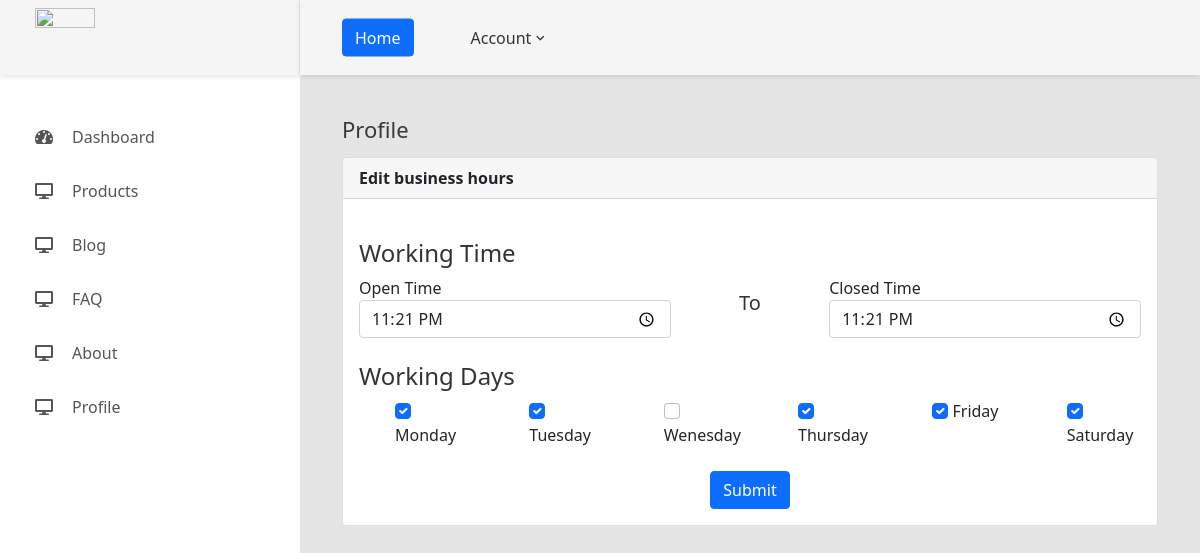
/admin/pro-business-hours.php (signed in), run on the app's committed database.
### tables this page shows
CREATE TABLE `pro_business_hours` (
  `id` int(50) NOT NULL,
  `adminuser_id` int(50) NOT NULL,
  `open_time` varchar(200) NOT NULL,
  `closed_time` varchar(200) NOT NULL,
  `monday` varchar(200) NOT NULL,
  `tuesday` varchar(200) NOT NULL,
  `wenesday` varchar(200) NOT NULL,
  `thursday` varchar(200) NOT NULL,
  `friday` varchar(200) NOT NULL,
  `saturday` varchar(200) NOT NULL,
  `hours_status` varchar(200) NOT NULL
);

### admin/pro-business-hours.php (the view, shortened to what this page needs)
<?php
include 'header.php';
$admin_user=$_SESSION['login_user'];
$row=mysqli_fetch_assoc(mysqli_query($db, "select * from useradmin where profile_id='$admin_user'"));
$userid=$row['id'];
 ?>
<div class="main-content">
    <div class="section__content section__content--p30">
        <div class="container-fluid">
        <h3 class="title-5 m-b-35">Profile</h3>
        <?php
        $bused=mysqli_fetch_assoc(mysqli_query($db, "select * from pro_business_hours where adminuser_id='$userid'"));
        if(isset($bused['adminuser_id'])){
        ?>
        <div class="">
                    <div class="card">
                        <div class="card-header">
                            <strong>Edit business hours</strong>
                        </div>
                        <div class="card-body card-block">
                            <form action="update-form-query.php?update_id=<?php echo $bused['id'] ?>" method="post" enctype="multipart/form-data" class="form-horizontal">
                                <div class="row form-group pt-4">
                                <h4>Working Time</h4>
                                    <div class="col-12 col-md-5">
                                    <label for="text-input" class=" form-control-label">Open Time</label>
                                        <input type="time" id="text-input" value="<?php echo $bused['open_time'] ?>" name="open_time" placeholder="Open Time" class="form-control" required>
                                    </div>
                                    <div class="col-12 col-md-2 m-auto">
                                    <h5 class="text-center">To</h5>
                                    </div>
                                    <div class="col-12 col-md-5">
                                    <label for="text-input" class=" form-control-label">Closed Time</label>
                                        <input type="time" id="text-input" value="<?php echo $bused['closed_time'] ?>" name="closed_time" placeholder="Closed Time" class="form-control" required>
                                    </div>
                                </div>
                                <div class="row form-group pt-4">
                                   <h4>Working Days</h4>
                                    <div class="col-6 col-md-2 ps-5">
                                    <input class="form-check-input" type="checkbox"name="monday" id="inlineCheckbox1" value="Monday" <?php if ($bused['monday'] == 'Monday') { echo "checked='checked'"; } ?> >
                                    <label class="form-check-label" for="inlineCheckbox1">Monday</label>
                                    </div>
                                    <div class="col-6 col-md-2 ps-5">
                                    <input class="form-check-input" type="checkbox" name="tuesday" id="inlineCheckbox1" value="Tuesday" <?php if ($bused['tuesday'] == 'Tuesday') { echo "checked='checked'"; } ?> >
                                    <label class="form-check-label" for="inlineCheckbox1">Tuesday</label>
                                    </div>
                                    <div class="col-6 col-md-2 ps-5">
                                    <input class="form-check-input" type="checkbox" name="wenesday" id="inlineCheckbox1" value="Wenesday" <?php if ($bused['wenesday'] == 'Wenesday') { echo "checked='checked'"; } ?> >
                                    <label class="form-check-label" for="inlineCheckbox1">Wenesday</label>
                                    </div>
                                    <div class="col-6 col-md-2 ps-5">
                                    <input class="form-check-input" type="checkbox" name="thursday" id="inlineCheckbox1" value="Thursday" <?php if ($bused['thursday'] == 'Thursday') { echo "checked='checked'"; } ?> >
                                    <label class="form-check-label" for="inlineCheckbox1">Thursday</label>
                                    </div>
                                    <div class="col-6 col-md-2 ps-5">
                                    <input class="form-check-input" type="checkbox" name="friday" id="inlineCheckbox1" value="Friday" <?php if ($bused['friday'] == 'Friday') { echo "checked='checked'"; } ?> >
                                    <label class="form-check-label" for="inlineCheckbox1">Friday</label>
                                    </div>
                                    <div class="col-6 col-md-2 ps-5">
                                    <input class="form-check-input" type="checkbox" name="saturday" id="inlineCheckbox1" value="Saturday" <?php if ($bused['saturday'] == 'Saturday') { echo "checked='checked'"; } ?> >
                                    <label class="form-check-label" for="inlineCheckbox1">Saturday</label>
                                    </div>
                                </div>
                                <div class="text-center pt-4">
                                    <button type="submit" name="pro_business_hours" class="btn btn-primary">Submit</button>
                                </div>
                            </form>
                        </div>
                    </div>
                </div>
                <?php
                }
                ?>
        </div>
    </div>
</div>
<?php include 'footer.php' ?>

### data on the page
pro_business_hours: open_time "23:21", closed_time "23:21", monday "☑", tuesday "☑", thursday "☑", friday "☑", saturday "☑"
